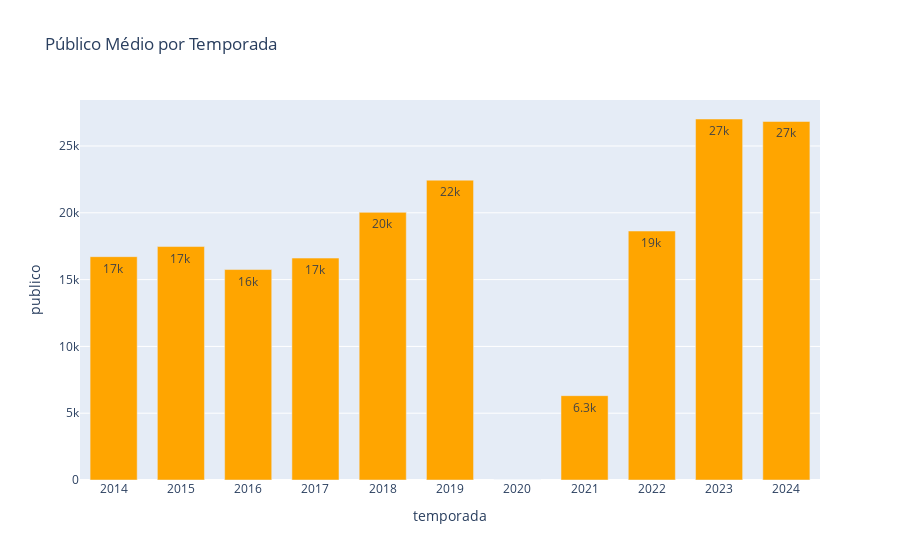

The cell this chart's notebook holds for it:
### Code cell
# Público médio por temporada
publico_medio_temporada = df_modelo.groupby('temporada')['publico'].mean().reset_index()

fig_publico_temporada = px.bar(
    publico_medio_temporada,
    x='temporada',
    y='publico',
    title="Público Médio por Temporada",
    text_auto='.2s',
    color_discrete_sequence=["orange"]
)

fig_publico_temporada.update_layout(
    xaxis=dict(tickmode='linear', dtick=1),
    bargap=0.3
)

fig_publico_temporada.show()

### Figure 1 — Plotly figure (JSON) as saved in the notebook; plotly's stock layout.template omitted (floating-point values rounded to 4 significant figures)
{"data": [{"hovertemplate": "temporada=%{x}<br>publico=%{y}<extra></extra>", "legendgroup": "", "marker": {"color": "orange", "pattern": {"shape": ""}}, "name": "", "orientation": "v", "showlegend": false, "textposition": "auto", "texttemplate": "%{y:.2s}", "type": "bar", "x": [2014, 2015, 2016, 2017, 2018, 2019, 2020, 2021, 2022, 2023, 2024], "xaxis": "x", "y": [16720.0, 17480.0, 15750.0, 16610.0, 20030.0, 22440.0, 0.0, 6313.0, 18640.0, 27020.0, 26840.0], "yaxis": "y"}], "layout": {"bargap": 0.3, "barmode": "relative", "legend": {"tracegroupgap": 0}, "title": {"text": "Público Médio por Temporada"}, "xaxis": {"anchor": "y", "domain": [0, 1], "dtick": 1, "tickmode": "linear", "title": {"text": "temporada"}}, "yaxis": {"anchor": "x", "domain": [0, 1], "title": {"text": "publico"}}}}
